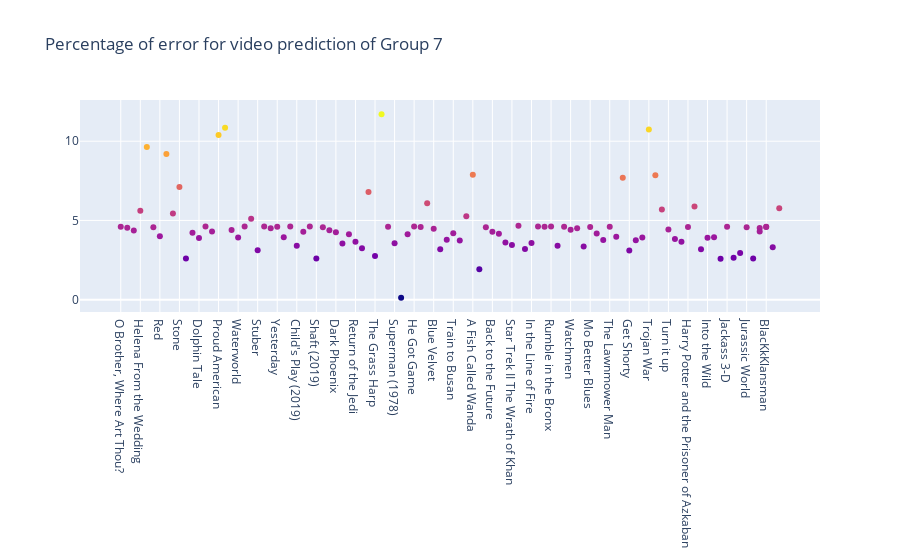

This figure's notebook cell:
### Code cell
#Percentage of error for video prediction
g7_result_final['video_rmse_pre'] = mean_absolute_percentage_error(g7_result_final["ground_truth"], g7_result_final["trailer_prediction"])
fig = go.Figure(data=go.Scatter(x=g7_result_final["name"],
                                y=g7_result_final['video_rmse_pre'],
                                mode='markers',
                                marker_color=g7_result_final['video_rmse_pre'],
                                text=g7_result_final["name"])) # hover text goes here(movie_title)

fig.update_layout(title='Percentage of error for video prediction of Group 7')
fig.show()

### Figure 1 — Plotly figure (JSON) as saved in the notebook; plotly's stock layout.template omitted (floating-point values rounded to 4 significant figures)
{"data": [{"marker": {"color": [4.599, 4.541, 4.364, 5.608, 9.637, 4.576, 4.008, 9.192, 5.434, 7.107, 2.593, 4.218, 3.887, 4.614, 4.3, 10.4, 10.86, 4.4, 3.919, 4.615, 5.102, 3.117, 4.614, 4.502, 4.609, 3.945, 4.615, 3.403, 4.294, 4.615, 2.591, 4.574, 4.377, 4.256, 3.55, 4.129, 3.647, 3.251, 6.796, 2.75, 11.7, 4.601, 3.554, 0.1273, 4.125, 4.611, 4.594, 6.085, 4.481, 3.179, 3.781, 4.188, 3.728, 5.272, 7.879, 1.913, 4.564, 4.286, 4.16, 3.613, 3.444, 4.671, 3.191, 3.57, 4.615, 4.6, 4.612, 3.404, 4.609, 4.417, 4.502, 3.362, 4.592, 4.173, 3.762, 4.602, 3.976, 7.689, 3.103, 3.749, 3.921, 10.74, 7.853, 5.691, 4.427, 3.826, 3.655, 4.581, 5.881, 3.179, 3.909, 3.945, 2.577, 4.595, 2.651, 2.943, 4.567, 2.602, 4.527, 4.304, 4.606, 4.586, 3.312, 5.775]}, "mode": "markers", "text": ["O Brother, Where Art Thou?", "The Twilight Saga: Breaking Dawn Part 1", "The Twilight Saga: Breaking Dawn Part 2", "Helena From the Wedding", "Monsters", "Catfish", "Red", "Freakonomics", "The Warrior's Way", "Stone", "Frankenweenie", "John Carter", "Dolphin Tale", "Penguins of Madagascar", "Minions", "Proud American", "Edmond", "Tootsie", "Waterworld", "The Lion King (2019)", "Crawl", "Stuber", "Midsommar", "Spider-Man: Far from Home", "Yesterday", "Annabelle Comes Home", "Toy Story 4", "Child's Play (2019)", "Anna (2019)", "Men in Black International", "Shaft (2019) ", "Late Night", "The Secret Life of Pets 2", "Dark Phoenix", "Godzilla:King of the Monsters", "Rocketman", "Return of the Jedi", "Indiana Jones and the Temple of Doom", "The Idolmaker", "The Grass Harp", "The Grand", "Jaws", "Superman (1978)", "Clerks", "Juice", "He Got Game", "White Men Can't Jump", "Mulholland Drive", "Blue Velvet", "Once Upon a Time in Hollywood", "The Big Lebowski", "Train to Busan", "Pride and Prejudice and Zombies", "Dead Poets Society", "A Fish Called Wanda", "The Witches of Eastwick", "Ferris Bueller's Day Off", "Back to the Future", "Police Academy", "Trading Places", "Star Trek II The Wrath of Khan", "The Blues Brothers", "V For Vendetta", "In the Line of Fire", "Us", "The Forbidden Kingdom", "Rumble in the Bronx", "Machete", "Beverly Hills Cop", "Watchmen", "Jackie Brown", "Zombieland", "Mo Better Blues", "Thelma and Louise", "New Jack City", "The Lawnmower Man", "Schindler's List", "Four Weddings and a Funeral", "Get Shorty", "Jerry Maguire", "Welcome to Sarajevo", "Trojan War", "The Gingerbread Man", "Tumbleweeds", "Turn it up", "The Adventures of Pluto Nash", "The Lord of the Rings: The Return of the King", "Harry Potter and the Prisoner of Azkaban", "Stay", "Fast Food Nation", "Into the Wild", "The Wrestler", "Slumdog Millionaire", "Jackass 3-D", "Skyfall", "The Hunger Games: Mocking Jay - Part 1", "Jurassic World", "Shut In", "Molly's Game", "Molly's Game", "BlacKkKlansman", "BlacKkKlansman", "Peter Rabbit", "Replicas"], "type": "scatter", "x": ["O Brother, Where Art Thou?", "The Twilight Saga: Breaking Dawn Part 1", "The Twilight Saga: Breaking Dawn Part 2", "Helena From the Wedding", "Monsters", "Catfish", "Red", "Freakonomics", "The Warrior's Way", "Stone", "Frankenweenie", "John Carter", "Dolphin Tale", "Penguins of Madagascar", "Minions", "Proud American", "Edmond", "Tootsie", "Waterworld", "The Lion King (2019)", "Crawl", "Stuber", "Midsommar", "Spider-Man: Far from Home", "Yesterday", "Annabelle Comes Home", "Toy Story 4", "Child's Play (2019)", "Anna (2019)", "Men in Black International", "Shaft (2019) ", "Late Night", "The Secret Life of Pets 2", "Dark Phoenix", "Godzilla:King of the Monsters", "Rocketman", "Return of the Jedi", "Indiana Jones and the Temple of Doom", "The Idolmaker", "The Grass Harp", "The Grand", "Jaws", "Superman (1978)", "Clerks", "Juice", "He Got Game", "White Men Can't Jump", "Mulholland Drive", "Blue Velvet", "Once Upon a Time in Hollywood", "The Big Lebowski", "Train to Busan", "Pride and Prejudice and Zombies", "Dead Poets Society", "A Fish Called Wanda", "The Witches of Eastwick", "Ferris Bueller's Day Off", "Back to the Future", "Police Academy", "Trading Places", "Star Trek II The Wrath of Khan", "The Blues Brothers", "V For Vendetta", "In the Line of Fire", "Us", "The Forbidden Kingdom", "Rumble in the Bronx", "Machete", "Beverly Hills Cop", "Watchmen", "Jackie Brown", "Zombieland", "Mo Better Blues", "Thelma and Louise", "New Jack City", "The Lawnmower Man", "Schindler's List", "Four Weddings and a Funeral", "Get Shorty", "Jerry Maguire", "Welcome to Sarajevo", "Trojan War", "The Gingerbread Man", "Tumbleweeds", "Turn it up", "The Adventures of Pluto Nash", "The Lord of the Rings: The Return of the King", "Harry Potter and the Prisoner of Azkaban", "Stay", "Fast Food Nation", "Into the Wild", "The Wrestler", "Slumdog Millionaire", "Jackass 3-D", "Skyfall", "The Hunger Games: Mocking Jay - Part 1", "Jurassic World", "Shut In", "Molly's Game", "Molly's Game", "BlacKkKlansman", "BlacKkKlansman", "Peter Rabbit", "Replicas"], "y": [4.599, 4.541, 4.364, 5.608, 9.637, 4.576, 4.008, 9.192, 5.434, 7.107, 2.593, 4.218, 3.887, 4.614, 4.3, 10.4, 10.86, 4.4, 3.919, 4.615, 5.102, 3.117, 4.614, 4.502, 4.609, 3.945, 4.615, 3.403, 4.294, 4.615, 2.591, 4.574, 4.377, 4.256, 3.55, 4.129, 3.647, 3.251, 6.796, 2.75, 11.7, 4.601, 3.554, 0.1273, 4.125, 4.611, 4.594, 6.085, 4.481, 3.179, 3.781, 4.188, 3.728, 5.272, 7.879, 1.913, 4.564, 4.286, 4.16, 3.613, 3.444, 4.671, 3.191, 3.57, 4.615, 4.6, 4.612, 3.404, 4.609, 4.417, 4.502, 3.362, 4.592, 4.173, 3.762, 4.602, 3.976, 7.689, 3.103, 3.749, 3.921, 10.74, 7.853, 5.691, 4.427, 3.826, 3.655, 4.581, 5.881, 3.179, 3.909, 3.945, 2.577, 4.595, 2.651, 2.943, 4.567, 2.602, 4.527, 4.304, 4.606, 4.586, 3.312, 5.775]}], "layout": {"title": {"text": "Percentage of error for video prediction of Group 7"}}}
